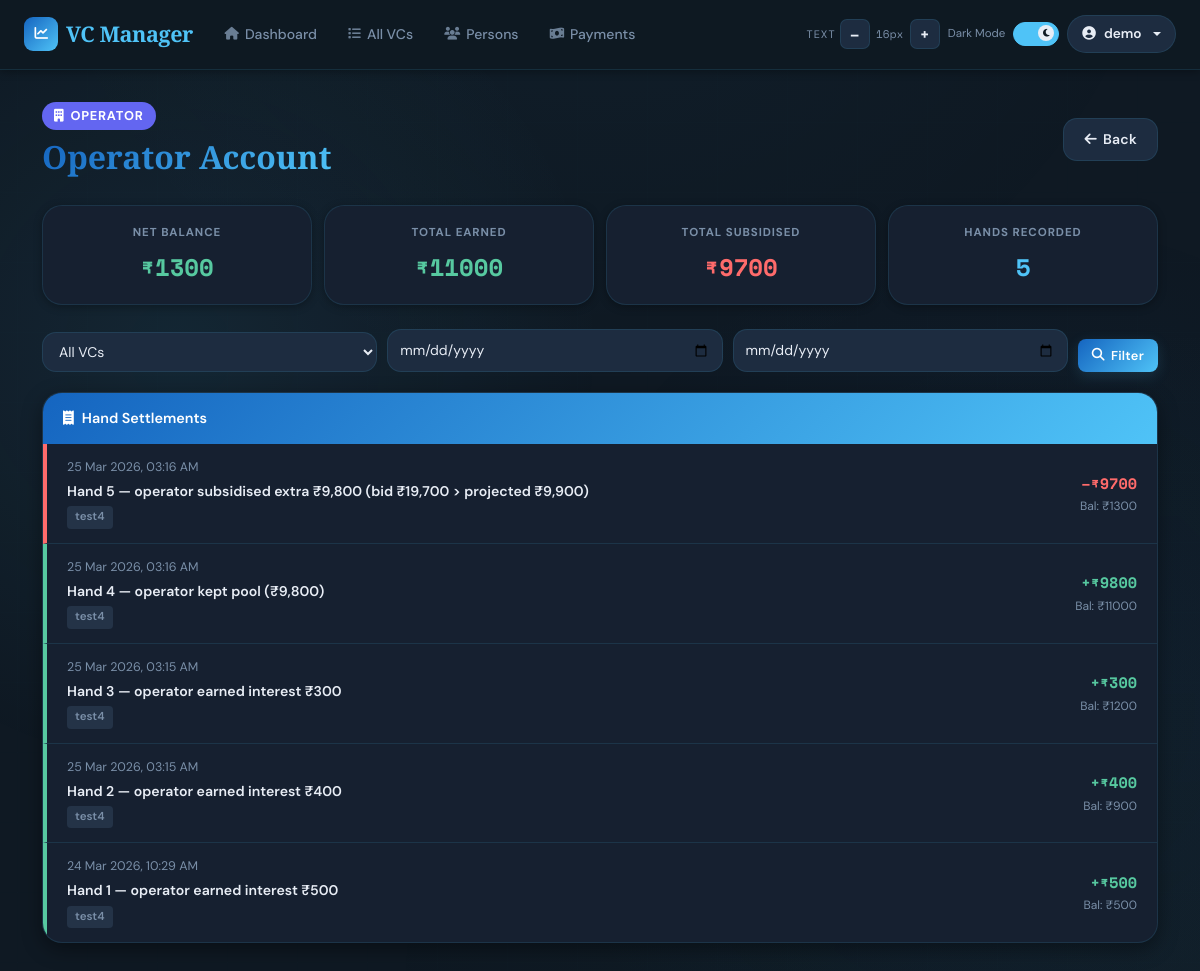
The page /ledger/operator (signed in) on the database as committed earlier.
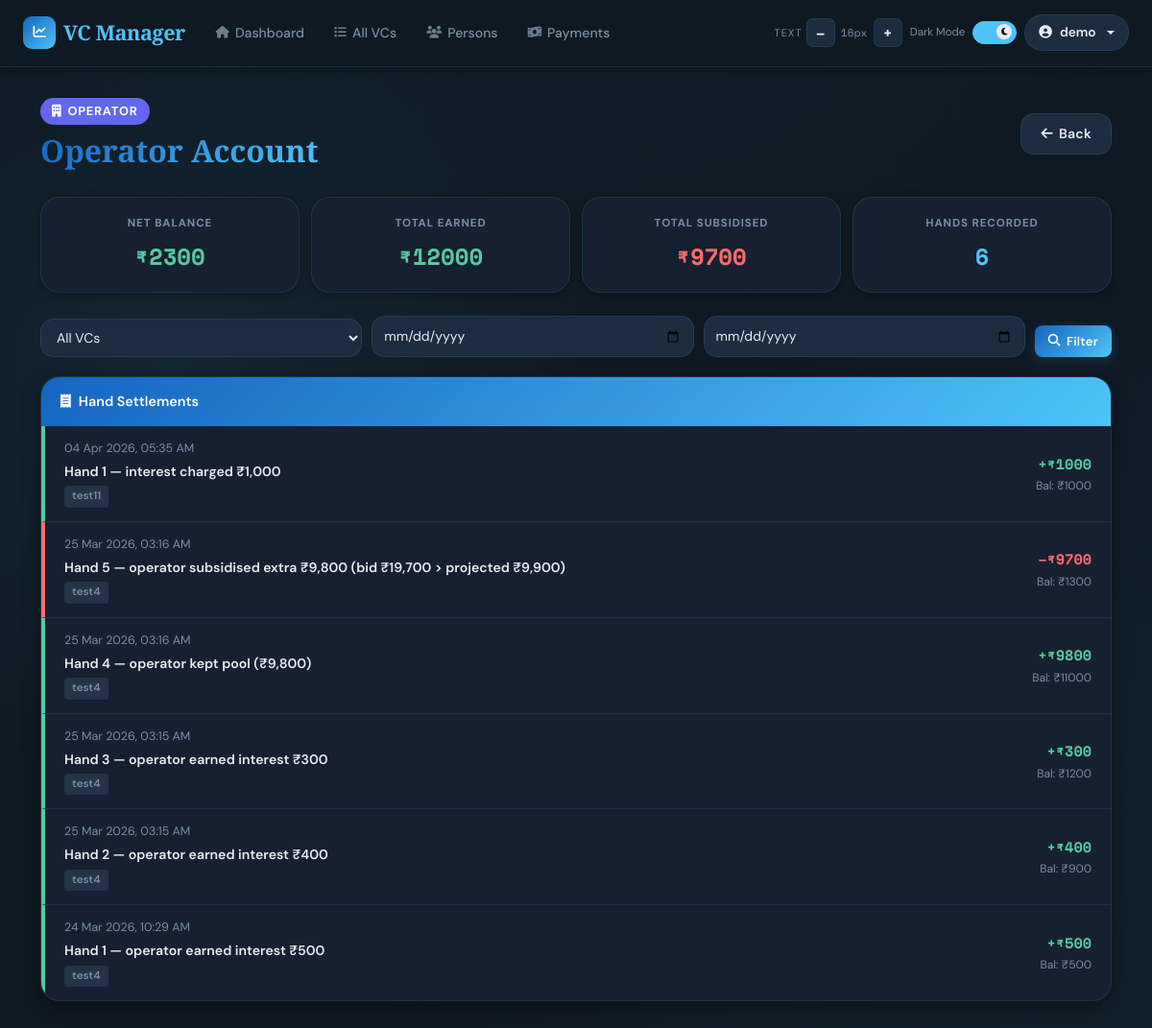
The same page on the database as committed later.
### app/models/ledger.py (models this page shows)
class LedgerEntry(db.Model):
    __tablename__ = 'ledger_entries'
    id = db.Column(db.Integer, primary_key=True)
    person_id = db.Column(db.Integer, db.ForeignKey('persons.id'), nullable=True, index=True)
    vc_id = db.Column(db.Integer, db.ForeignKey('vcs.id'), nullable=True, index=True)
    date = db.Column(db.DateTime, nullable=False, default=datetime.utcnow)
    narration = db.Column(db.Text, nullable=False)
    debit = db.Column(db.Float, default=0)
    credit = db.Column(db.Float, default=0)
    balance = db.Column(db.Float, default=0)
    created_at = db.Column(db.DateTime, default=datetime.utcnow)
    vc = db.relationship('VC', foreign_keys=[vc_id], back_populates='ledger_entries', lazy=True)

### app/models/vc.py (models this page shows, shortened)
class VC(db.Model):
    __tablename__ = 'vcs'
    id           = db.Column(db.Integer, primary_key=True)
    user_id      = db.Column(db.Integer, db.ForeignKey('users.id'), nullable=False, index=True)
    vc_number    = db.Column(db.Integer, unique=True, nullable=False)
    name         = db.Column(db.String(100), nullable=False)
    start_date   = db.Column(db.DateTime, nullable=False, default=lambda: datetime.now(timezone.utc))
    amount       = db.Column(db.Float, nullable=False)
    tenure       = db.Column(db.Integer, nullable=False)
    current_hand = db.Column(db.Integer, default=1)
    narration    = db.Column(db.Text)
    status       = db.Column(db.Enum(PaymentStatus, native_enum=False), default=PaymentStatus.PENDING)
    min_interest = db.Column(db.Float, nullable=False, default=0.0)
    created_at   = db.Column(db.DateTime, default=lambda: datetime.now(timezone.utc))
    updated_at   = db.Column(db.DateTime, default=lambda: datetime.now(timezone.utc),
                             onupdate=lambda: datetime.now(timezone.utc))
    hands          = db.relationship('VCHand',      backref='vc', lazy=True, cascade='all, delete-orphan')
    payments       = db.relationship('Payment',     backref='vc', lazy=True, cascade='all, delete-orphan')
    ledger_entries = db.relationship('LedgerEntry', back_populates='vc', lazy=True)
    members        = db.relationship('Person', secondary=vc_members, backref='vcs')

### app/routes/ledger.py (the view)
@ledger_bp.route('/operator')
@login_required
def operator_ledger():
    from_date = request.args.get('from_date')
    to_date   = request.args.get('to_date')
    vc_id     = request.args.get('vc_id', type=int)
    user_vc_ids = [v.id for v in VC.query.filter_by(user_id=current_user.id).all()]
    if not user_vc_ids:
        return render_template('ledger/operator.html', entries=[], vcs=[],
                          total_credits=0, total_debits=0, net_balance=0)
    query = LedgerEntry.query.filter(
        LedgerEntry.person_id.is_(None),
        LedgerEntry.vc_id.in_(user_vc_ids)
    )
    if vc_id:
        query = query.filter(LedgerEntry.vc_id == vc_id)
    if from_date:
        query = query.filter(LedgerEntry.date >= datetime.strptime(from_date + ' 00:00:00', '%Y-%m-%d %H:%M:%S'))
    if to_date:
        query = query.filter(LedgerEntry.date <= datetime.strptime(to_date + ' 23:59:59', '%Y-%m-%d %H:%M:%S'))
    entries = query.order_by(LedgerEntry.date.desc()).all()
    entries = [e for e in entries if e is not None]
    vcs = VC.query.filter_by(user_id=current_user.id).order_by(VC.vc_number).all()
    total_credits = sum(float(e.credit or 0) for e in entries)
    total_debits  = sum(float(e.debit  or 0) for e in entries)
    net_balance   = total_credits - total_debits
    return render_template(
        'ledger/operator.html',
        entries=entries,
        vcs=vcs,
        total_credits=total_credits,
        total_debits=total_debits,
        net_balance=net_balance,
    )

### templates/ledger/operator.html (shortened to what this page needs)
{% extends "base.html" %}
{% block content %}
<div class="page-header">
    <div>
        <span class="operator-badge"><i class="fas fa-building"></i>Operator</span>
        <h1 class="page-title">Operator Account</h1>
    </div>
    <a href="{{ url_for('dashboard.index') }}" class="btn btn-secondary">
        <i class="fas fa-arrow-left"></i>Back
    </a>
</div>
<div class="summary-strip">
    <div class="summary-card">
        <div class="summary-label">Net Balance</div>
        <div class="summary-value {{ 'positive' if net_balance >= 0 else 'negative' }}">
            ₹{{ "%.0f"|format(net_balance) }}
        </div>
    </div>
    <div class="summary-card">
        <div class="summary-label">Total Earned</div>
        <div class="summary-value credit">₹{{ "%.0f"|format(total_credits) }}</div>
    </div>
    <div class="summary-card">
        <div class="summary-label">Total Subsidised</div>
        <div class="summary-value debit">₹{{ "%.0f"|format(total_debits) }}</div>
    </div>
    <div class="summary-card">
        <div class="summary-label">Hands Recorded</div>
        <div class="summary-value neutral">{{ entries|length }}</div>
    </div>
</div>
<form method="GET" class="filter-bar">
    <select name="vc_id">
        <option value="">All VCs</option>
    </select>
    <input type="date" name="from_date" value="{{ request.args.get('from_date', '') }}" placeholder="From">
    <input type="date" name="to_date"   value="{{ request.args.get('to_date', '') }}"   placeholder="To">
    <button type="submit" class="btn btn-primary btn-sm"><i class="fas fa-search"></i>Filter</button>
</form>
<div class="entries-card">
    <div class="entries-header">
        <i class="fas fa-receipt"></i>Hand Settlements
    </div>
    {% if entries %}
        {% for entry in entries %}
        <div class="entry-row {{ 'credit' if entry.credit > 0 else 'debit' }}">
            <div class="entry-left">
                <div class="entry-date">{{ entry.date.strftime('%d %b %Y, %I:%M %p') }}</div>
                <div class="entry-narr">{{ entry.narration }}</div>
                {% if entry.vc %}
                    <span class="entry-vc">{{ entry.vc.name }}</span>
                {% endif %}
            </div>
            <div class="entry-right">
                <div class="entry-amount">
                    {% if entry.credit > 0 %}
                        <span style="color:var(--success);">+₹{{ "%.0f"|format(entry.credit) }}</span>
                    {% else %}
                        <span style="color:var(--danger);">–₹{{ "%.0f"|format(entry.debit) }}</span>
                    {% endif %}
                </div>
                <div class="entry-bal">Bal: ₹{{ "%.0f"|format(entry.balance) }}</div>
            </div>
        </div>
        {% endfor %}
    {% else %}
        <div class="empty-state">
            <i class="fas fa-inbox"></i>
            <p>No entries yet. Operator settlements are recorded automatically when hands are distributed.</p>
        </div>
    {% endif %}
</div>
{% endblock %}

Rows that differ between the two databases and show on the page:
added LedgerEntry: date "04 Apr 2026, 05:35 AM", narration "Hand 1 — interest charged ₹1,000", vc.name "test11", credit "1000", balance "1000"
Other text that changed with them:
{{ "%.0f"|format(net_balance) }}: "1300" → "2300"
{{ "%.0f"|format(total_credits) }}: "11000" → "12000"
{{ entries|length }}: "5" → "6"
